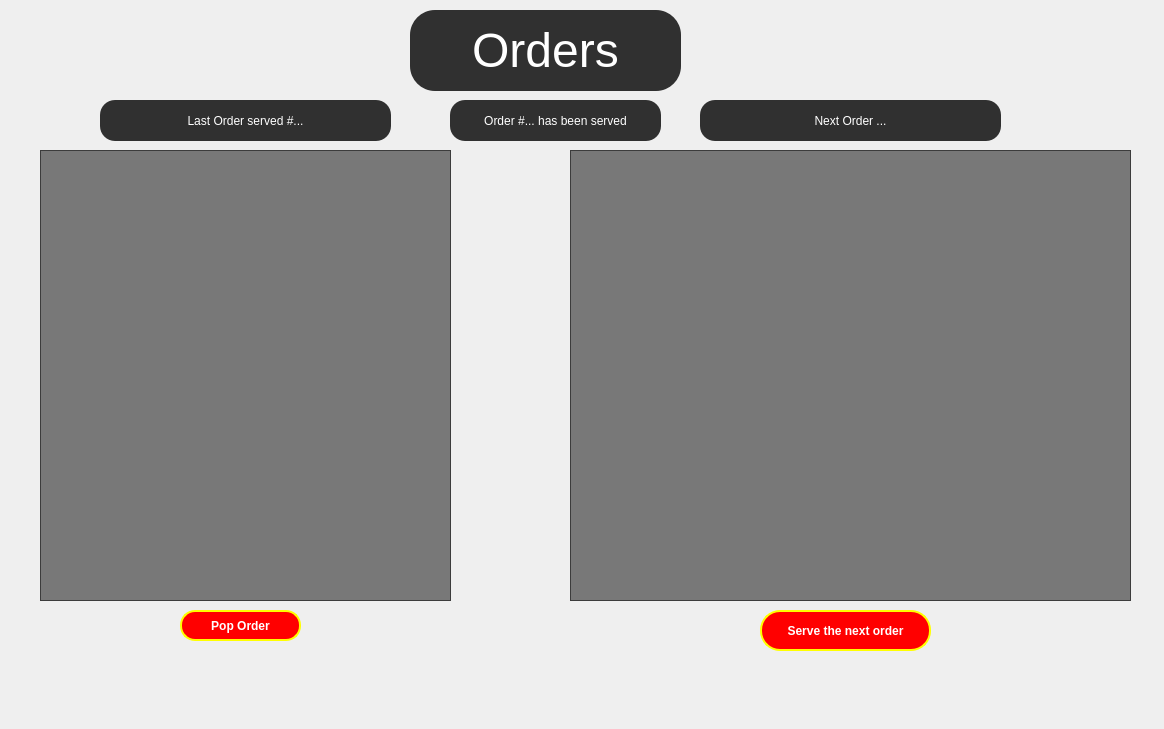
<?xml version="1.0" encoding="UTF-8"?>
<ui version="4.0">
 <class>ViewOrdersDialog</class>
 <widget class="QDialog" name="ViewOrdersDialog">
  <property name="geometry">
   <rect>
    <x>0</x>
    <y>0</y>
    <width>1164</width>
    <height>729</height>
   </rect>
  </property>
  <property name="windowTitle">
   <string>View Orders</string>
  </property>
  <property name="styleSheet">
   <string notr="true">#ViewOrdersDialog {
	background-image: url(:/mc.jpg);
}

</string>
  </property>
  <widget class="QTableWidget" name="tableWidgetOrderQueue">
   <property name="geometry">
    <rect>
     <x>570</x>
     <y>150</y>
     <width>561</width>
     <height>451</height>
    </rect>
   </property>
   <property name="styleSheet">
    <string notr="true">background-color: rgba(0, 0, 0, 0.5);</string>
   </property>
  </widget>
  <widget class="QLabel" name="label">
   <property name="geometry">
    <rect>
     <x>410</x>
     <y>10</y>
     <width>271</width>
     <height>81</height>
    </rect>
   </property>
   <property name="font">
    <font>
     <pointsize>36</pointsize>
    </font>
   </property>
   <property name="styleSheet">
    <string notr="true">background-color: rgba(0, 0, 0, 0.8);
border-radius: 25px;
color: white;</string>
   </property>
   <property name="text">
    <string>Orders</string>
   </property>
   <property name="alignment">
    <set>Qt::AlignmentFlag::AlignCenter</set>
   </property>
  </widget>
  <widget class="QListWidget" name="listWidgetOrderServed">
   <property name="geometry">
    <rect>
     <x>40</x>
     <y>150</y>
     <width>411</width>
     <height>451</height>
    </rect>
   </property>
   <property name="styleSheet">
    <string notr="true">background-color: rgba(0, 0, 0, 0.5);</string>
   </property>
  </widget>
  <widget class="QLabel" name="labelFront">
   <property name="geometry">
    <rect>
     <x>700</x>
     <y>100</y>
     <width>301</width>
     <height>41</height>
    </rect>
   </property>
   <property name="styleSheet">
    <string notr="true">background-color: rgba(0, 0, 0, 0.8);
border-radius: 15px;
color: white;</string>
   </property>
   <property name="text">
    <string>Next Order ...</string>
   </property>
   <property name="alignment">
    <set>Qt::AlignmentFlag::AlignCenter</set>
   </property>
  </widget>
  <widget class="QLabel" name="labelDequeuePush">
   <property name="geometry">
    <rect>
     <x>450</x>
     <y>100</y>
     <width>211</width>
     <height>41</height>
    </rect>
   </property>
   <property name="styleSheet">
    <string notr="true">background-color: rgba(0, 0, 0, 0.8);
border-radius: 15px;
color: white;</string>
   </property>
   <property name="text">
    <string>Order #... has been served</string>
   </property>
   <property name="alignment">
    <set>Qt::AlignmentFlag::AlignCenter</set>
   </property>
  </widget>
  <widget class="QLabel" name="labelPeek">
   <property name="geometry">
    <rect>
     <x>100</x>
     <y>100</y>
     <width>291</width>
     <height>41</height>
    </rect>
   </property>
   <property name="styleSheet">
    <string notr="true">background-color: rgba(0, 0, 0, 0.8);
border-radius: 15px;
color: white;</string>
   </property>
   <property name="text">
    <string>Last Order served #...</string>
   </property>
   <property name="alignment">
    <set>Qt::AlignmentFlag::AlignCenter</set>
   </property>
  </widget>
  <widget class="QPushButton" name="pushButtonDequeuePush">
   <property name="geometry">
    <rect>
     <x>760</x>
     <y>610</y>
     <width>171</width>
     <height>41</height>
    </rect>
   </property>
   <property name="cursor">
    <cursorShape>PointingHandCursor</cursorShape>
   </property>
   <property name="styleSheet">
    <string notr="true">background-color: rgb(255, 0, 0);
color: white;
border: 2px solid yellow;
font-weight: bold;
border-radius: 20px;</string>
   </property>
   <property name="text">
    <string>Serve the next order</string>
   </property>
  </widget>
  <widget class="QPushButton" name="pushButtonPop">
   <property name="geometry">
    <rect>
     <x>180</x>
     <y>610</y>
     <width>121</width>
     <height>31</height>
    </rect>
   </property>
   <property name="cursor">
    <cursorShape>PointingHandCursor</cursorShape>
   </property>
   <property name="styleSheet">
    <string notr="true">background-color: rgb(255, 0, 0);
color: white;
border: 2px solid yellow;
font-weight: bold;
border-radius: 15px;</string>
   </property>
   <property name="text">
    <string>Pop Order</string>
   </property>
  </widget>
 </widget>
 <resources/>
 <connections/>
</ui>
